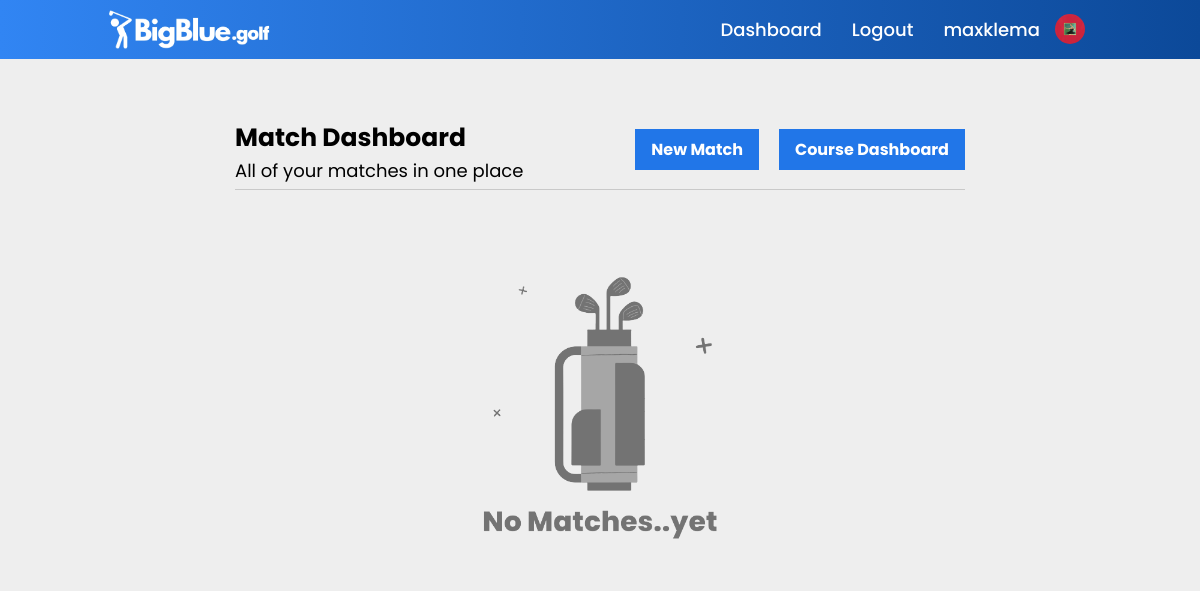
The app's page /match_dashboard (signed in) with its own data.
### main.py (models this page shows, shortened)
class users(db.Model):
    _id = db.Column("id", db.Integer, primary_key=True)
    name = db.Column(db.String(100))
    username = db.Column(db.String(50))
    password = db.Column(db.String(50))
    email = db.Column(db.String(100))
    rank = db.Column(db.String(10))
    gender = db.Column(db.String(10))
    bio = db.Column(db.String(500))
    team = db.Column(db.String(25))
    verified = db.Column(db.Integer)
    pic = db.Column(db.String)
    banner = db.Column(db.String)

### main.py (the view)
@app.route("/match_dashboard")
def match_dashboard():
    if 'active_user' in session and session['active_user'][2] == 'coach':
        found_course = course.query.filter_by(created_by=session['active_user'][0]).all()
        found_match = match.query.filter_by(created_by=session['active_user'][0]).all()
        found_user = users.query.filter_by(username=session['active_user'][0]).first()
        return render_template("match_dashboard.html", course_data=found_course, data=found_user, match_data=found_match)
    return redirect(url_for('error', msg="You do not have access to this site."))

### templates/match_dashboard.html (shortened to what this page needs)
{% if data.rank == 'coach' %}
    {% extends "indexcontentcoachlogin.html" %}
{% elif data.rank == 'player' %}
    {% extends "indexcontentplayerlogin.html" %}
{% else %}
    {% extends "indexcontent.html" %}
{% endif %}
{% block content %}
<html>
        <head>
            <link rel="stylesheet" href="{{ url_for('static', filename='styles/matchdashboard.css') }}">
        </head>
    <div class="main-container">
        <div class="heading-info">
            <div class="hero-info">
                <h3>Match Dashboard</h3>
                <p>All of your matches in one place</p>
            </div>
            <div class="hero-buttons">
                <a href="/create_match">New Match</a>
                <a href="/course_dashboard">Course Dashboard</a>
            </div>
        </div>
        {% if match_data is defined and match_data|length == 0 %}
            <div class="no-matches">
                <img src="{{ url_for('static', filename='logo graphics/nomatchesimage.png') }}">
            </div>
        {% endif %}
    </div>
{% endblock %}

### templates/indexcontentcoachlogin.html (shortened to what this page needs)
<!DOCTYPE html>
<html>
    <head>
    </head>
    <body>
        <header>
            <a href="/">
                <img id="logo-image" src="{{ url_for('static', filename='logo graphics/BigBlue_NewLogo-White.png') }}" class="logo">
            </a>
            <ul class="navigation">
                <li><a href="/match_dashboard">Dashboard</a></li>
                <li><a href="/logout">Logout</a></li>
                <li><a href="/dashboard">{{data.username}}</a></li>
                <li><a href=""><img id="profile-pic" src="{{ url_for('static', filename='logo graphics/user_photos/' + data.pic) }}" alt=""></a></li>
            </ul>
        </header>
        {% block content %}
        {% endblock %}
    </body>
</html>

### static/styles/matchdashboard.css (style rules this page uses)
* { padding: 0; margin: 0; box-sizing: border-box; font-family: bigBlueBold; }
header { top: 0; left: 0; position: relative; display: flex; justify-content: space-between; width: 100%; align-items: center; background-image: linear-gradient(to right, #3185f3, #0c4999); z-index: 10; padding: 8px 100px; }
header .logo { max-width: 180px; max-height: 180px; position: relative; background-color: transparent; text-decoration: none; padding: 0; margin: 0; display: block; }
header a { text-decoration: none; background-color: transparent; }
.navigation li a img { width: 30px; height: 30px; border-radius: 100%; margin-left: -15px; align-items: center; margin-top: 6px; object-fit: cover; }
header .navigation { display: flex; justify-content: center; flex-wrap: wrap; background-image: transparent; border: none; text-decoration: none; font-family: bigBlueMedium; align-items: center; }
header .navigation li { list-style: none; margin: 0px 15px; border: none; text-decoration: none; background-color: transparent; font-family: bigBlueMedium; align-items: center; }
header .navigation li a { color: white; text-decoration: none; font-size: 18px; border: none; background-color: transparent; font-family: bigBlueMedium; }
html, body { height: 100%; background-color: #eeeeee; }
.heading-info h3 { font-size: 25px; }
.heading-info p { font-size: 18px; font-family: bigBlueRegular }
.heading-info { display: flex; justify-content: space-between; flex-direction: row; margin-bottom: 40px; padding-bottom: 5px; border-bottom: 0.25px solid rgb(201, 201, 201); }
.hero-buttons a { padding: 8px 16px; background-color: #2176e8; text-decoration: none; color: white; border: none; margin-top: 10px; margin-left: auto; margin-right: auto; display: block; cursor: pointer; margin-left: 20px; }
.hero-buttons { display: flex; justify-content: center; height: 50%; }
.main-container { margin-left: auto; margin-right: auto; display: block; padding-top: 5%; padding-bottom: 5%; width: 1109px; }
.no-matches { display: flex; justify-content: center; margin-top: 10%; }
.no-matches img { height: 300px; width: 300px; }
@media (max-width: 1400px) { .main-container { margin-left: auto; margin-right: auto; display: block; padding-top: 5%; padding-bottom: 5%; width: 730px; } }

### records on screen
users: username "maxklema", pic (picture)
